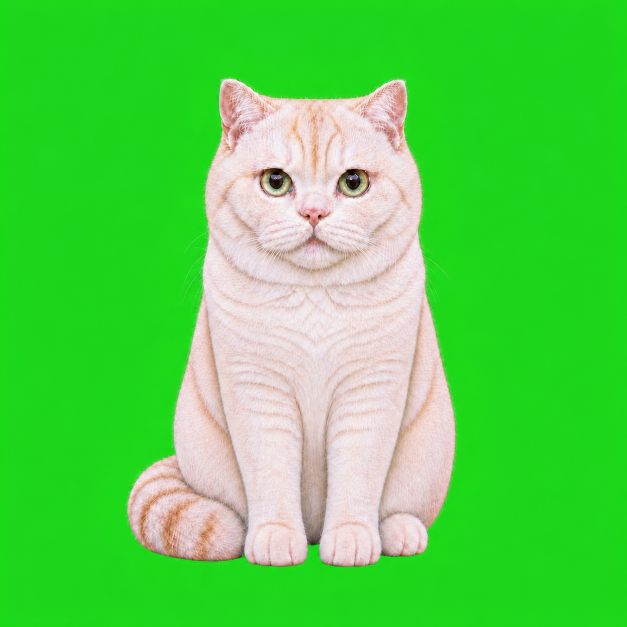
#> input picture Art/Approved/interaction-v6/hs1-hs4-bridge-v1/source.png, 1254 x 1254 px (shown at 1/2 size)
$ python -i prepare-canonical.py   (imports and definitions only)
#> lines starting #> are read from the running program, lines starting #| are printed output that depends on the picture
#!/usr/bin/env python3
"""Prepare the approved Baomihua master as a clean, registered sprite cell."""

from __future__ import annotations

import argparse
import json
from collections import deque
from pathlib import Path

import numpy as np
from PIL import Image


CELL_SIZE = (192, 208)
CONTENT_SIZE = (176, 196)
BASELINE_Y = 204


# [50 lines left out: function remove_magenta_key, not called in this run]


def register_cell(image: Image.Image) -> tuple[Image.Image, dict[str, object]]:
    rgba = np.asarray(image, dtype=np.uint8)
    visible = rgba[..., 3] > 8
    ys, xs = np.nonzero(visible)
    if len(xs) == 0:
        raise ValueError("No visible sprite pixels after chroma removal")

    source_box = (int(xs.min()), int(ys.min()), int(xs.max()) + 1, int(ys.max()) + 1)
    crop = image.crop(source_box)
    scale = min(CONTENT_SIZE[0] / crop.width, CONTENT_SIZE[1] / crop.height)
    size = (max(1, round(crop.width * scale)), max(1, round(crop.height * scale)))
    resized = crop.resize(size, Image.Resampling.LANCZOS)

    cell = Image.new("RGBA", CELL_SIZE, (0, 0, 0, 0))
    x = (CELL_SIZE[0] - size[0]) // 2
    y = BASELINE_Y - size[1]
    cell.alpha_composite(resized, (x, y))

    cell_array = np.asarray(cell, dtype=np.uint8).copy()
    cell_array[cell_array[..., 3] == 0, :3] = 0
    cell = Image.fromarray(cell_array, "RGBA")
    report = {
        "cell_size": list(CELL_SIZE),
        "content_limit": list(CONTENT_SIZE),
        "source_box": list(source_box),
        "registered_box": [x, y, x + size[0], y + size[1]],
        "baseline_y": BASELINE_Y,
        "scale": scale,
        "transparent_corners": all(cell.getpixel(point)[3] == 0 for point in ((0, 0), (191, 0), (0, 207), (191, 207))),
    }
    return cell, report


# [16 lines left out: function main, not called in this run]


# [2 lines not run here, left out]

>>> import cv2
>>> picture = cv2.imread('../Art/Approved/interaction-v6/hs1-hs4-bridge-v1/source.png', cv2.IMREAD_GRAYSCALE)
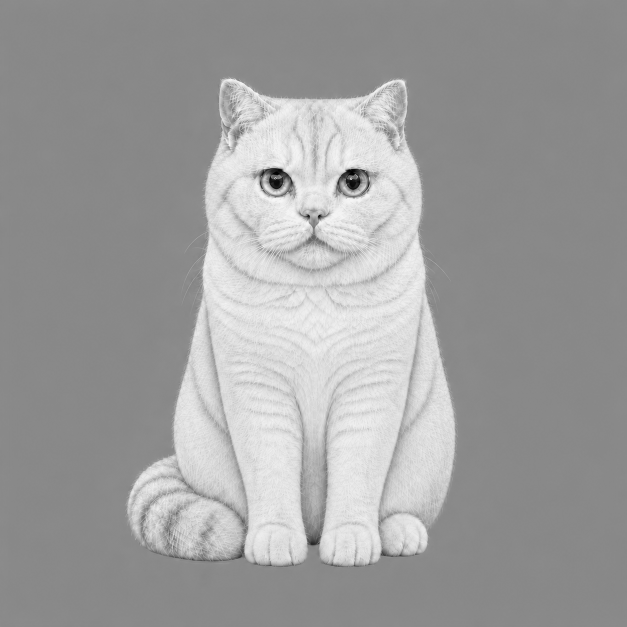
#> picture: shape (1254, 1254) (shown at 1/2 size); min 0, max 254, mean 158.1
#> (the run stopped early here; a loop or call above may not have finished)
